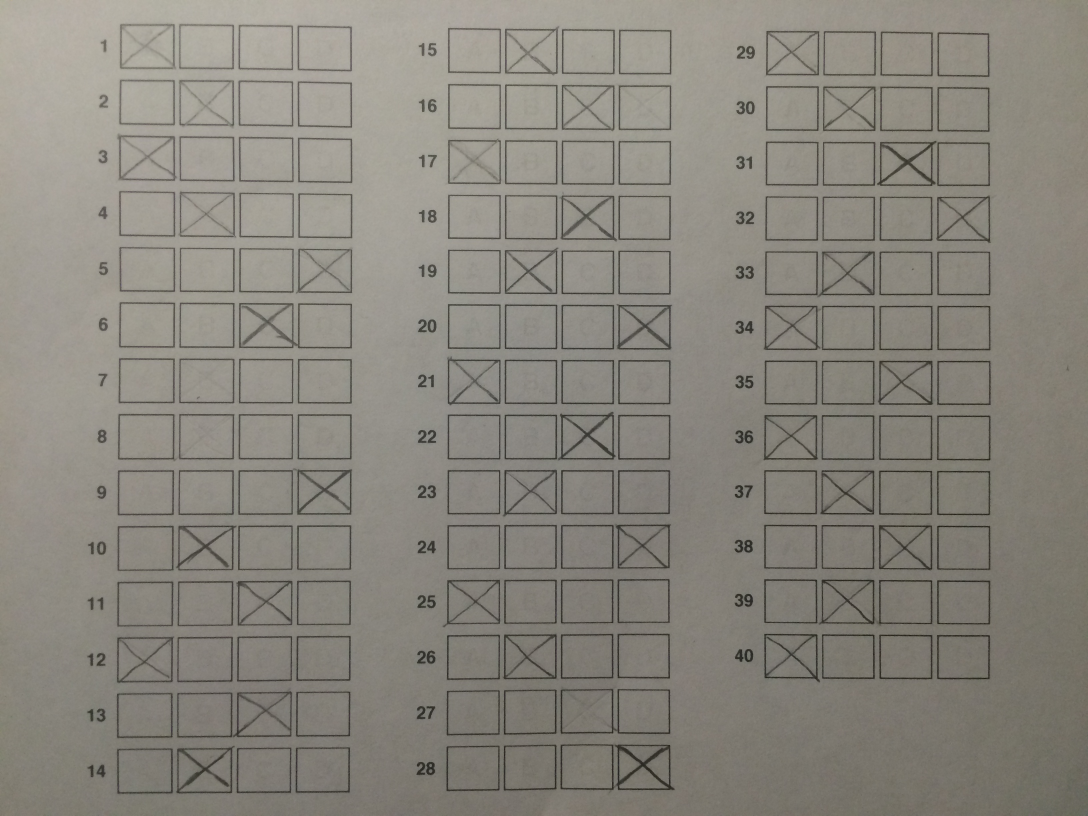
#> input picture learning/image/IB_answer_sheet6.png, 3264 x 2448 px (shown at 1/3 size)
$ python edge_detection_copy.py   (Python 2 division)   (older library calls are emulated)
#> lines starting #> are read from the running program, lines starting #| are printed output that depends on the picture; after the words box and inside, x2 and y2 are one past the last pixel; in counts of white or black regions, pixels touching at a corner belong together
import cv2
import numpy as np
# [59 lines left out: functions order_points, four_point_transform, not called in this run]

def check_include(centre_list,x_centre,y_centre):
	for point in centre_list:
		x_difference = point[0] - x_centre
		y_difference = point[1] - y_centre
		if abs(x_difference)<10 and abs(y_difference)<10:
			return False
	return True

def find_centre(cnts):
	# x_axis is a list, store all the x_axis data of one contour
	# y_axis is a list, store all the y_axis data of same contour
	# cnts[0] is a list of point, which is one rectangle
	centre_list=[]
	for cnt in cnts:
		x_axis =[]
		y_axis =[]
		for point in cnt:
			x_axis.append(point[0][0])
			y_axis.append(point[0][1])
			# print cnts[0][0][0][0]

		x_axis = sorted(x_axis)
		y_axis = sorted(y_axis)
		x_centre = int((x_axis[0]+x_axis[-1])/2)
		y_centre = int((y_axis[0]+y_axis[-1])/2)
		# [5 lines of commented-out code are left out]
		if(check_include(centre_list,x_centre,y_centre)):
			centre_list.append((x_centre,y_centre))
			# print "The centre of this rectangle is (%d,%d)" %(x_centre, y_centre)
	return centre_list

def process_centre_list(centre_list):
	# this function loop want to put same rows of answer area into same list.
	# And use a list to hold all of rows. So it is a 2D list.
	# the centre_list is in the order of y-axis from small to large.
	# In this particular case, every row has three question and each question has 4 rectangles.
	# In each line, the y-axis is almost same, so we can calculate the difference between different
	# y-axis to determine whether the two rectangle is in same line.

	# current_total_delta is total difference of y-axis in one row.
	# current_total_delta_copy tries to store the old data in for loop.
	# current_average_number is number of rectangles we calculate
	current_total_delta = 0
	current_total_delta_copy = 0
	current_average_number = 1
	# current_average_delta = current_total_delta/current_average_number
	# current_average_delta_copy tries to store the old data.
	current_average_delta = 0
	current_average_delta_copy = 0

	# row_list is a list of column_list
	# column_list is a list of point of every line of answer area
	row_list = []
	column_list = []

	for i in range(len(centre_list)-1):
		delta_y1 = (centre_list[i+1][1]-centre_list[i][1])
		# print delta_y1

		current_total_delta_copy = current_total_delta
		current_total_delta += delta_y1

		current_average_delta = 1.0*current_total_delta / current_average_number
		current_average_number+=1

		if current_average_delta > current_average_delta_copy*3  and current_average_delta_copy != 0:
			# print "this is average number ",current_average_number
			# print "This is current_average_delta " , current_average_delta
			# print "This is current_average_delta_copy  " , current_average_delta_copy

			current_total_delta = current_total_delta_copy   # restore total delta from copy
			column_list.append(centre_list[i])
			row_list.append(column_list)

			column_list = []
			current_total_delta = 0
			current_total_delta_copy = 0
			current_average_number = 1
			continue
		column_list.append(centre_list[i])
		current_average_delta_copy = current_average_delta

	return row_list

# This function want to find the answer student choose.
# centre_list: list. Hold all the coordinate of centre of rectangle.
# thresh1: image object. The image after threshold.
def find_answer(centre_list,thresh1):
	# the point is the centre of rectangle.
	# We choose a 80*80 square, to detect whether there is black pixel in this square.
	for point in centre_list:
		px = 0
		x_start,x_end = point[0]-40, point[0]+40
		y_start,y_end = point[1]-40, point[1]+40
		for x in range(x_start,x_end):
			for y in range(y_start,y_end):
				px += thresh1[y,x]
		# print "this is pixel " , px

		# 1532000 is a threshold. The value under the 1532000 means student has handwriting
		# in this region.
		if px < 1532000:
			cv2.circle(thresh1,(x-40,y-40),40,(0,0,0))


if __name__ == '__main__':

	image = cv2.imread("image/IB_answer_sheet6.png")
#> image is the input picture: shape (2448, 3264, 3); mean B, G, R 125.5, 134.1, 137.8

	# ratio = 1000.0 / image.shape[1]
	# # new dimension for image
	# dim = (1000, int(image.shape[0] * ratio))
	# # perform the actual resizing of the image and show it
	# # interpolation = cv2.INTER_AREA this is the algorithm we used. Do worry now
	# image = cv2.resize(image, dim, interpolation = cv2.INTER_AREA)

	ratio = image.shape[0] / 500.0
	orig = image.copy()
	# convert image to grayscale
	gray = cv2.cvtColor(image, cv2.COLOR_BGR2GRAY)
	# blur the image slightly to remove noise.
	gray = cv2.bilateralFilter(gray, 11, 17, 17)
	#gray = cv2.GaussianBlur(gray, (5, 5), 0) is an alternative way to blur the image
	# canny edge detection
	edged = cv2.Canny(gray, 30, 200)
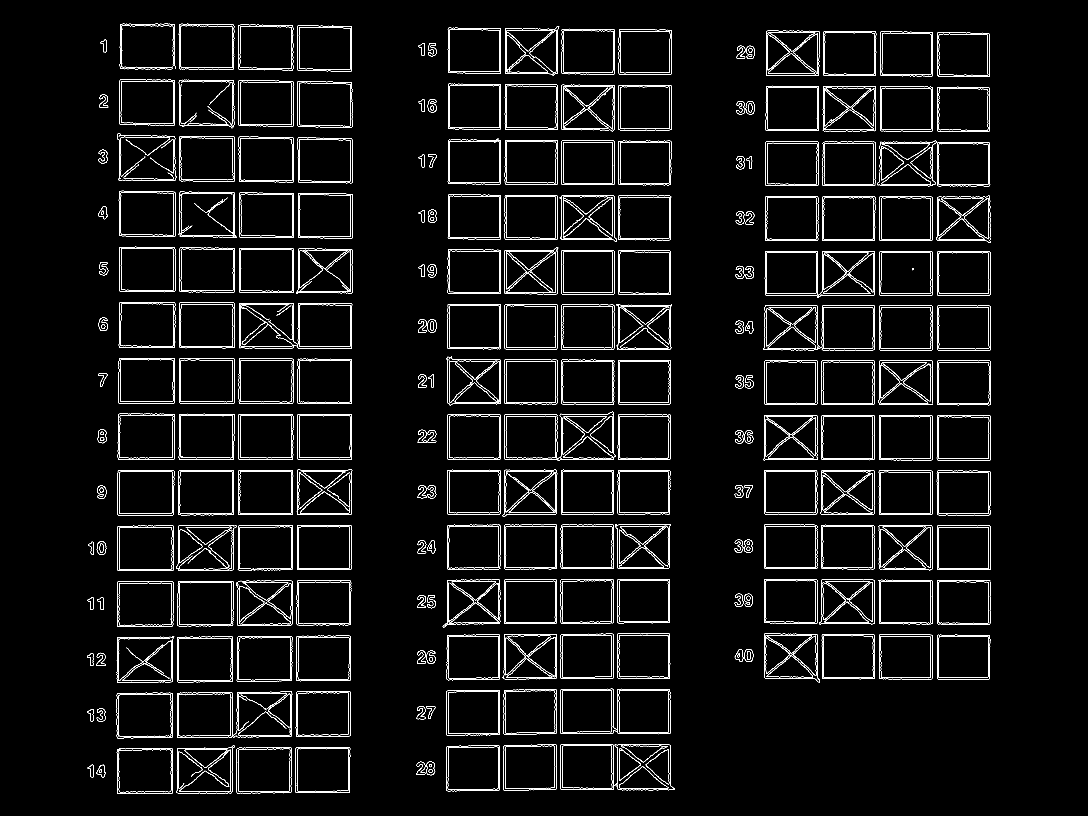
#> edged: shape (2448, 3264) (shown at 1/3 size); 2.8% white in thin lines or dots, all inside (x1, y1, x2, y2) = (261, 71, 2973, 2382)
	# two threshold method.
	# The first one is normal threshold method
	# The second one is use Gaussian method which has better effect.
	# ret,thresh1 = cv2.threshold(gray,150,150,cv2.THRESH_BINARY)
	thresh1= cv2.adaptiveThreshold(gray,255,cv2.ADAPTIVE_THRESH_GAUSSIAN_C,cv2.THRESH_BINARY,11,2)
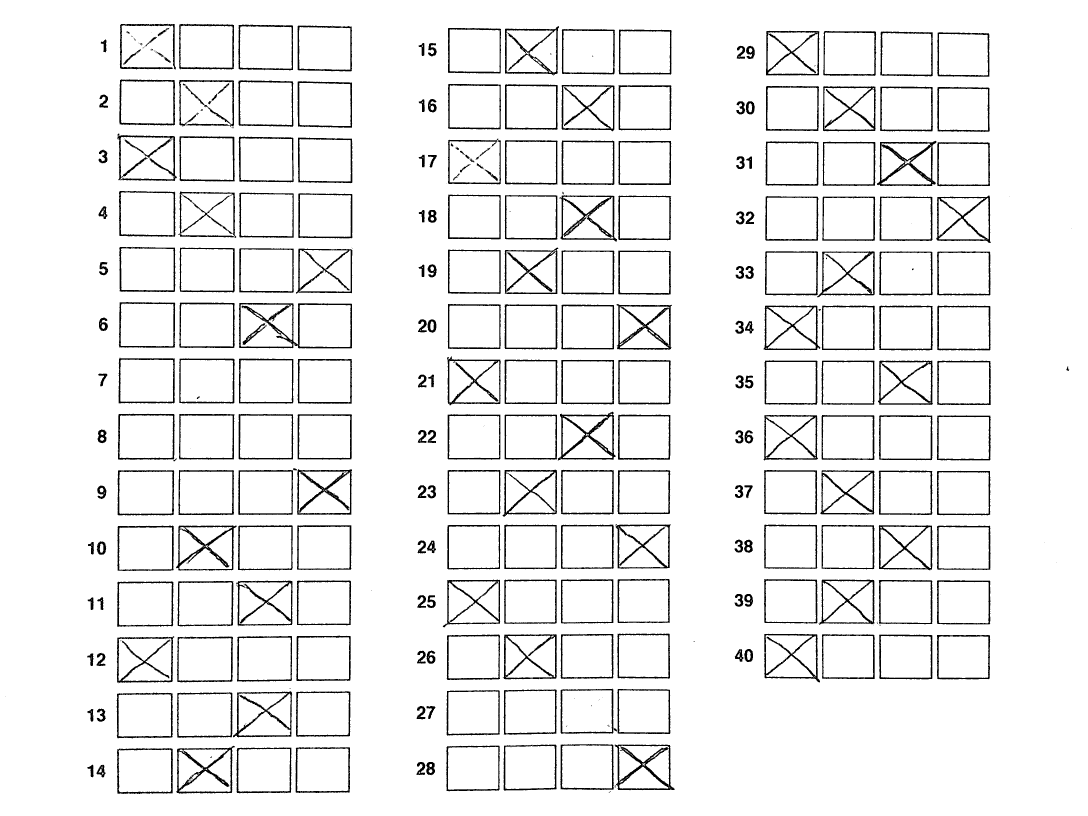
#> thresh1: shape (2448, 3264) (shown at 1/3 size); 93.6% white; 483 black regions (222 under 20 px)

	# cv2.imshow("gray image", thresh1)
	# cv2.imwrite('thresh1.png',thresh1)
	# cv2.waitKey(15000)

	# find contours in the edged image, keep only the largest ones, and initialize
	# our screen contour
	# findContours takes three parameter:
	# First parameter: the image we want to find counter. Need to copy since this method will
	# destroy the image.
	# Second parameter: cv2.RETR_TREE tells OpenCV to compute the hierarchy (relationship)
	# between contours
	# Third parameter: compress the contours to save space using cv2.CV_CHAIN_APPROX_SIMPLE
	try:
		(cnts, _) = cv2.findContours(edged.copy(), cv2.RETR_TREE, cv2.CHAIN_APPROX_SIMPLE)
#> cnts = 944 contours, 47 with area under 20; largest, box (x1, y1, x2, y2) and area: (531, 2074, 877, 2214) 44128, (1513, 1235, 1848, 1382) 42510, (1681, 2066, 2011, 2203) 41952, (353, 1241, 524, 1380) 23033, (353, 1241, 524, 1380) 23024
	except:
		(_, cnts, _) = cv2.findContours(edged.copy(), cv2.RETR_TREE, cv2.CHAIN_APPROX_SIMPLE)

	#(cnts, _) = cv2.findContours(edged.copy(), cv2.RETR_TREE, cv2.CHAIN_APPROX_SIMPLE)
	#the number of returned parameter is different depending on the version of openCV
	#for 2.x it is (cnts, _) = cv2.findContours(edged.copy(), cv2.RETR_TREE, cv2.CHAIN_APPROX_SIMPLE)
	#for 3.x it is (_, cnts, _) = cv2.findContours(edged.copy(), cv2.RETR_TREE, cv2.CHAIN_APPROX_SIMPLE)
	# sort the counter. The reference is the countourArea. And we only get largest 10
	# countour.
	cnts = sorted(cnts, key = cv2.contourArea,reverse=True)[:1000]
	# cnts = sorted(cnts, key = cv2.contourArea,reverse=True)[:500]

	# a new list to store all the rectangle counter
	cnts_rect = []
	# initialize the screenCnt.
	screenCnt = None

	# loop over our contours
	for c in cnts:
		# approximate the contour
		peri = cv2.arcLength(c, True)
		#This function gives the number of vertices of the figure
		#For example, approx returns 4 if the shape is rectangle and 5 if the shape is pentagon
		# k is constant, it can be changing from 0.005 to 0.1
		# k = 0.005
		k = 0.1
		approx = cv2.approxPolyDP(c, k * peri, True)
		# if our approximated contour has four points, then
		# we can assume that we have found our screen
		if len(approx) == 4 and cv2.contourArea(c)>15000:
			screenCnt = approx
			cnts_rect.append(approx)
#> this loop made 944 passes
#> (peri, screenCnt) on passes 4 to 10: (631.3, [[356, 1242], [355, 1378], [522, 1377], [522, 1242]]), (629, [[355, 1244], [521, 1242], [522, 1376], [356, 1378]]), (629, [[354, 1411], [355, 1546], [520, 1544], [520, 1410]]), (627.2, [[354, 1412], [520, 1410], [521, 1542], [356, 1546]]), (623.4, [[359, 907], [358, 1042], [524, 1041], [524, 908]]), (619.4, [[358, 909], [523, 908], [524, 1040], [359, 1042]]), (625.3, [[357, 575], [358, 707], [525, 708], [524, 576]])
#> after the loop, cnts_rect = 519 contours; largest, box (x1, y1, x2, y2) and area: (529, 2237, 704, 2380) 22928, (529, 2238, 704, 2380) 22698, (355, 1242, 523, 1379) 22560, (1844, 2234, 2024, 2370) 22523, (351, 1910, 523, 2047) 22506
			# print "this is coutour area ", cv2.contourArea(c)

	# the print is for test
	# print screenCnt[0][0]

	# to draw the contours in the original image.
	# print len(cnts_rect)
	cv2.drawContours(image, cnts_rect, -1, (0, 255, 0), 3)
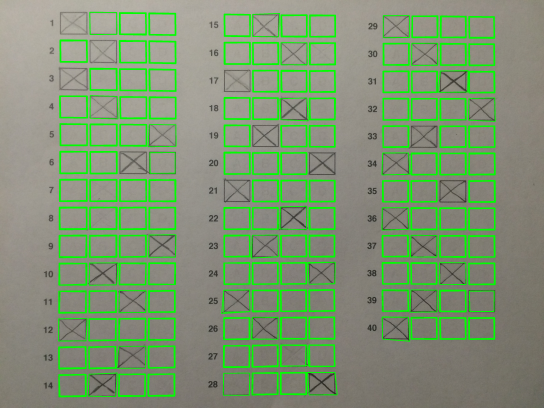
#> image: shape (2448, 3264, 3) (shown at 1/6 size); mean B, G, R 116.2, 148.4, 127.4

	# x_axis is a list, store all the x_axis data of one contour
	# y_axis is a list, store all the y_axis data of same contour
	# cnts[0] is a list of point, which is one rectangle

	centre_list = find_centre(cnts_rect)
#> the loop in find_centre, `for cnt in cnts:` made 519 passes
#> (cnt, x_axis, y_axis, x_centre, y_centre) on passes 1 to 3: ([[356, 1242], [355, 1378], [522, 1377], [522, 1242]], [355, 356, 522, 522], [1242, 1242, 1377, 1378], 438, 1310), ([[355, 1244], [521, 1242], [522, 1376], [356, 1378]], [355, 356, 521, 522], [1242, 1244, 1376, 1378], 438, 1310), ([[354, 1411], [355, 1546], [520, 1544], [520, 1410]], [354, 355, 520, 520], [1410, 1411, 1544, 1546], 437, 1478)
#> after the loop in find_centre, `for cnt in cnts:`: centre_list = 150 pairs, first value 434 to 2891, second value 140 to 2313
	# print len(centre_list)

	centre_list = sorted(centre_list,key= lambda point: point[0])
	# print "The number of centre point " , len(centre_list)

	# # for test.
	i = 0
	print len(centre_list)
#| 150
	for i in range(138):
		print centre_list[i]
#> this loop made 138 passes
#| (434, 2313)
#| (434, 2146)
#| (435, 1811)
#| (436, 1978)
#| (437, 1478)
#> (further printed lines are left out)
		# cv2.circle(image,centre_list[i],20,(0,0,0))

	row_list = process_centre_list(centre_list)
#> the loop in process_centre_list, `for i in range(len(centre_list)-1):` made 149 passes
#> (delta_y1, current_average_delta) on passes 2 to 3: (-335, -251), (167, 167)
	find_answer(centre_list,thresh1)
#> the loop in find_answer, `for point in centre_list:` made 150 passes
#> point on passes 1 to 8: (434, 2313), (434, 2146), (435, 1811), (436, 1978), (437, 1478), (437, 1644), (438, 1310), (439, 1142)
#> after the loop in find_answer, `for point in centre_list:`:
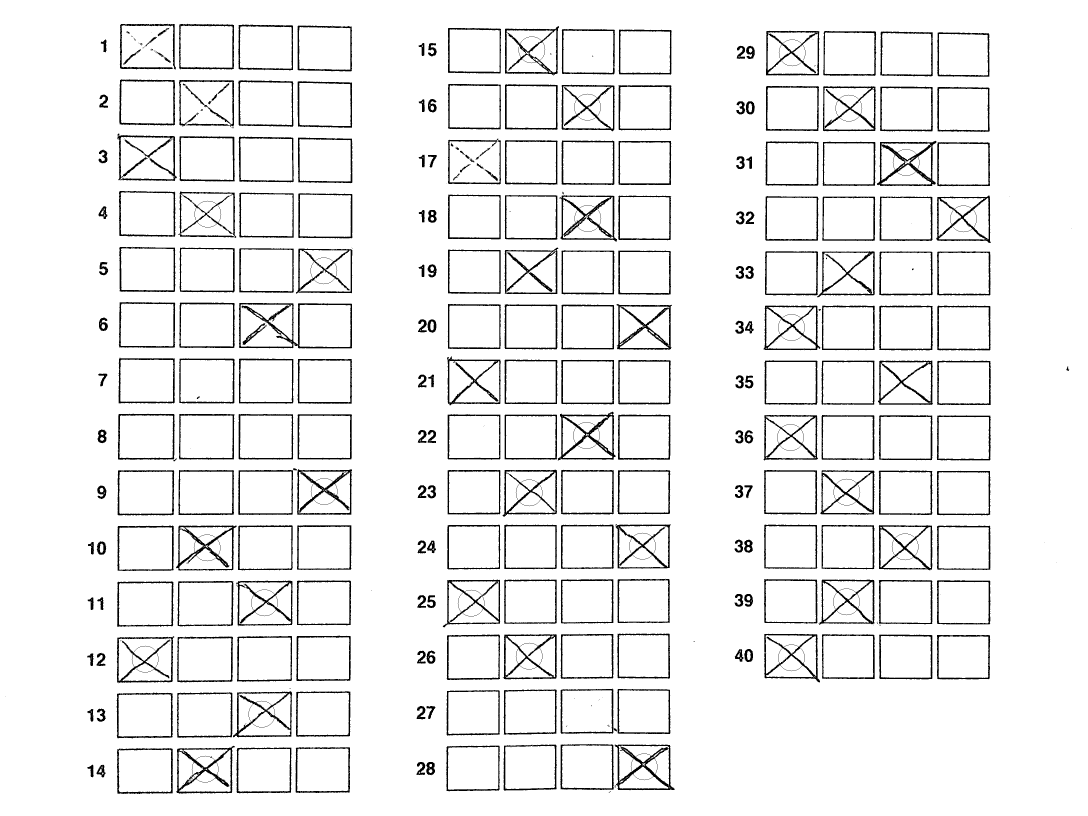
#> thresh1: shape (2448, 3264) (shown at 1/3 size); 93.6% white; 481 black regions (220 under 20 px), largest, box (x1, y1, x2, y2) and area: (717, 909, 1056, 1046) 7199, (2631, 422, 2809, 558) 5864, (1844, 2234, 2024, 2371) 5853

	# [19 lines of commented-out code are left out]
